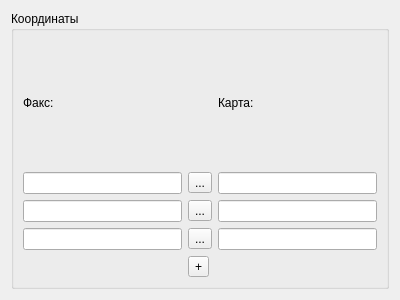
<?xml version="1.0" encoding="UTF-8"?>
<ui version="4.0">
 <class>CoordArea</class>
 <widget class="QWidget" name="CoordArea">
  <property name="geometry">
   <rect>
    <x>0</x>
    <y>0</y>
    <width>400</width>
    <height>300</height>
   </rect>
  </property>
  <property name="windowTitle">
   <string>Form</string>
  </property>
  <layout class="QGridLayout" name="gridLayout">
   <item row="0" column="0">
    <widget class="QGroupBox" name="groupBox">
     <property name="title">
      <string>Координаты</string>
     </property>
     <layout class="QGridLayout" name="gridLayout_3">
      <item row="0" column="0">
       <widget class="QLabel" name="label_2">
        <property name="text">
         <string>Факс:</string>
        </property>
       </widget>
      </item>
      <item row="2" column="0">
       <widget class="QLineEdit" name="lineEdit_3">
        <property name="readOnly">
         <bool>true</bool>
        </property>
       </widget>
      </item>
      <item row="2" column="2">
       <widget class="QLineEdit" name="lineEdit_4">
        <property name="readOnly">
         <bool>true</bool>
        </property>
       </widget>
      </item>
      <item row="0" column="2">
       <widget class="QLabel" name="label_3">
        <property name="text">
         <string>Карта:</string>
        </property>
       </widget>
      </item>
      <item row="1" column="0">
       <widget class="QLineEdit" name="lineEdit_1">
        <property name="readOnly">
         <bool>true</bool>
        </property>
       </widget>
      </item>
      <item row="1" column="2">
       <widget class="QLineEdit" name="lineEdit_2">
        <property name="readOnly">
         <bool>true</bool>
        </property>
       </widget>
      </item>
      <item row="3" column="0">
       <widget class="QLineEdit" name="lineEdit_5">
        <property name="readOnly">
         <bool>true</bool>
        </property>
       </widget>
      </item>
      <item row="3" column="2">
       <widget class="QLineEdit" name="lineEdit_6">
        <property name="readOnly">
         <bool>true</bool>
        </property>
       </widget>
      </item>
      <item row="4" column="1">
       <widget class="QToolButton" name="startOverlBtn">
        <property name="toolTip">
         <string>трансформировать</string>
        </property>
        <property name="text">
         <string>+</string>
        </property>
        <property name="icon">
         <iconset>
          <normaloff>:/icons/overlayIcon.png</normaloff>:/icons/overlayIcon.png</iconset>
        </property>
        <property name="iconSize">
         <size>
          <width>26</width>
          <height>26</height>
         </size>
        </property>
        <property name="checkable">
         <bool>false</bool>
        </property>
       </widget>
      </item>
      <item row="1" column="1">
       <widget class="QToolButton" name="clear12Btn">
        <property name="text">
         <string>...</string>
        </property>
       </widget>
      </item>
      <item row="2" column="1">
       <widget class="QToolButton" name="clear34Btn">
        <property name="text">
         <string>...</string>
        </property>
       </widget>
      </item>
      <item row="3" column="1">
       <widget class="QToolButton" name="clear56Btn">
        <property name="text">
         <string>...</string>
        </property>
       </widget>
      </item>
     </layout>
    </widget>
   </item>
  </layout>
 </widget>
 <resources/>
 <connections/>
</ui>
